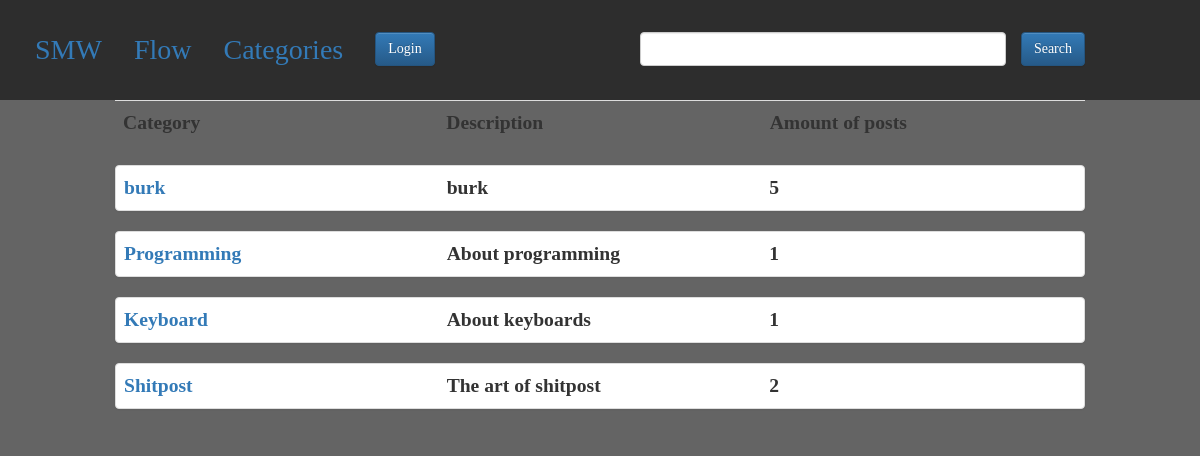
Screenshot of /Flow/cat/ with the database file from the repository.
### smw/models.py (models this page shows, shortened)
class Category(models.Model):
    Category = models.CharField(max_length=100, unique=True)
    Description = models.CharField(max_length=500)
    Icon_Image = models.ImageField(blank=True, null=True)
    Background_Image = models.ImageField(blank=True, null=True)
    def post_count(self):
         return self.post_set.count()

### smw/views.py (the view)
# urls.py: url(r'^Flow/cat/$', views.CategoryView.as_view(), name='categories'),#view of all categories
class CategoryView(generic.ListView):
    template_name = "smw/categories.html"
    def get_queryset(self):
        return Category.objects.all()

### smw/templates/smw/categories.html (shortened to what this page needs)
{% extends 'smw/base.html' %}
{% block body %}
<div class="container col-lg-10 col-md-10 col-sm-12 col-xs-12 col-lg-offset-1 col-md-offset-1">
<table class="table">
    <tr>
        <th>Category</th>
        <th>Description</th>
        <th>Amount of posts</th>
    </tr>
</table>
{% for category in object_list %}
<div class="panel panel-default">
<table class="table">
    <tr>
        <th><a href="{% url 'smw:cat' category.pk %}">{{category.Category}}</a></th>
        <th>{{category.Description}}</th>
        <th>{{category.post_count}}</th>
    </tr>
</table>
</div>
{%endfor%}
</div>
{% endblock%}

### smw/static/smw/style.css (style rules this page uses)
html { position: relative; min-height: 100%; }
* { padding: 0px; margin: 0px; box-sizing: border-box; font-family: "Lucida Console", serif; }
body { background-color: rgb(100, 100, 100); padding-bottom: 100px; }
table { font-size: 1.4em; min-width: 655px; }
th { width: 30%; }

### rows the page displays
Category: Category "burk", Description "burk", post_count "5"
Category: Category "Programming", Description "About programming", post_count "1"
Category: Category "Keyboard", Description "About keyboards", post_count "1"
Category: Category "Shitpost", Description "The art of shitpost", post_count "2"
